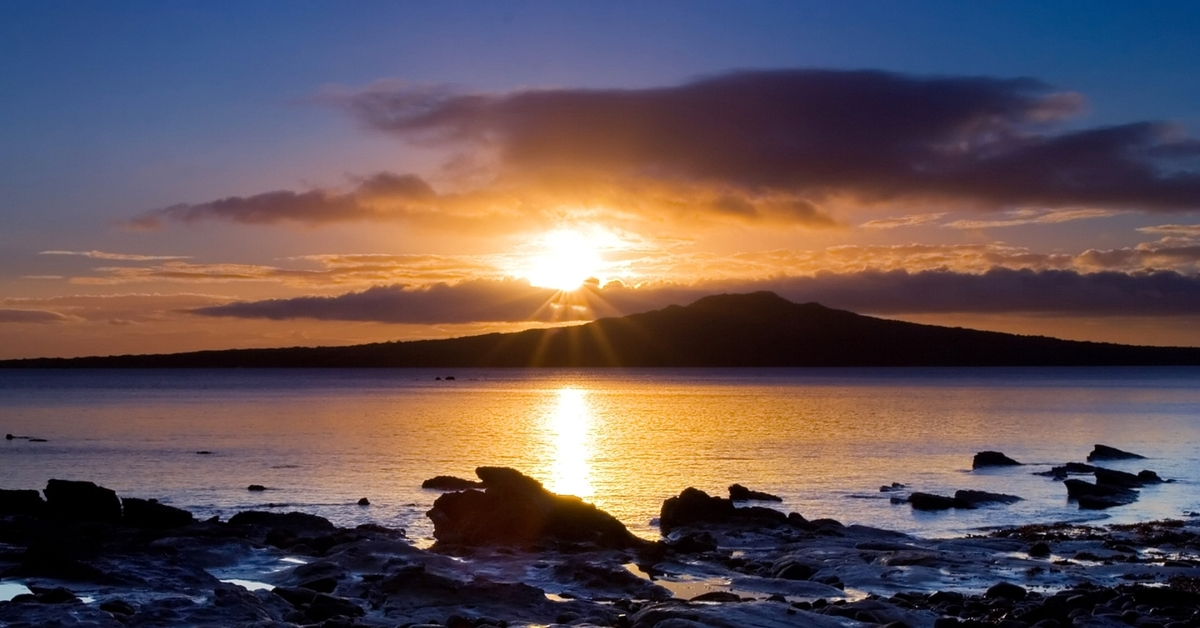
#> input picture Практика Малленом Системс/Ревьюрирование программных модулей/Report/Картинки/input.jpg, 1200 x 628 px, found by its file name
$ python image_processing.py
#> lines starting #> are read from the running program, lines starting #| are printed output that depends on the picture
from PIL import Image, ImageEnhance
import os

def load_image(path):
#> called with path = 'input.jpg'
    return Image.open(path)
#> returned value is the input picture: PIL image 1200x628 RGB; mean R, G, B 99.4, 82.8, 85.6

def save_image(image, path, format=None):
    image.save(path, format=format)

def change_brightness(image, factor):
    enhancer = ImageEnhance.Brightness(image)
    return enhancer.enhance(factor)

def change_contrast(image, factor):
    enhancer = ImageEnhance.Contrast(image)
    return enhancer.enhance(factor)

def resize_image(image, new_width, new_height):
    return image.resize((new_width, new_height))

def get_image_info(image):
    width, height = image.size
#> width = 1200; height = 628
    format = image.format
#> format = 'JPEG'
    return width, height, format

def preview_image(image):
    image.show()

if __name__ == "__main__":
    image_path = "input.jpg"
    image = load_image(image_path)

    width, height, fmt = get_image_info(image)
#> width = 1200; height = 628; fmt = 'JPEG'
    print(f"Размер: {width}x{height}, Формат: {fmt}")
#| Размер: 1200x628, Формат: JPEG

    image_bright = change_brightness(image, 1.5)
#> in change_brightness, `return enhancer.enhance(factor)`:
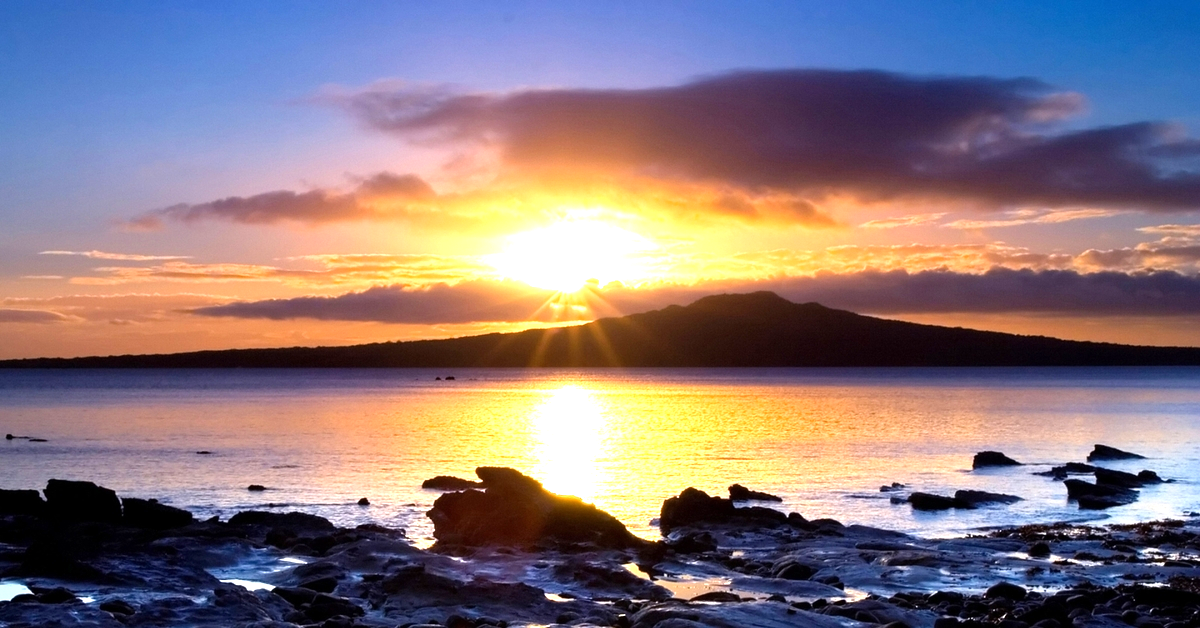
#> returned value: PIL image 1200x628 RGB; mean R, G, B 136.1, 120.1, 126.3

    image_contrast = change_contrast(image_bright, 1.2)

    resized_image = resize_image(image_contrast, 800, 600)
#> in resize_image, `return image.resize((new_width, new_height))`:
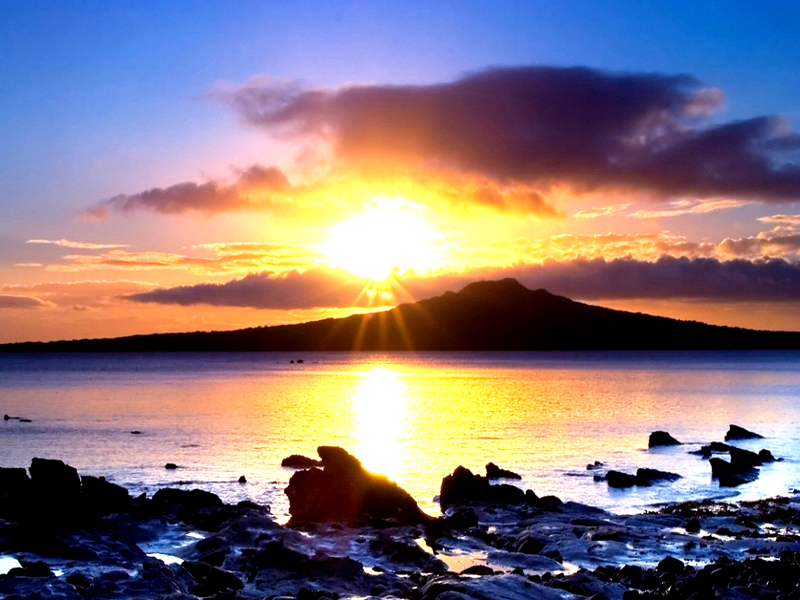
#> returned value: PIL image 800x600 RGB; mean R, G, B 134.2, 118.7, 126.7

    preview_image(resized_image)

    save_image(resized_image, "output.png", format="PNG")
    #для использования пишем в командой строке "python image_processing.py"
    #название изображения должно быть "input"
